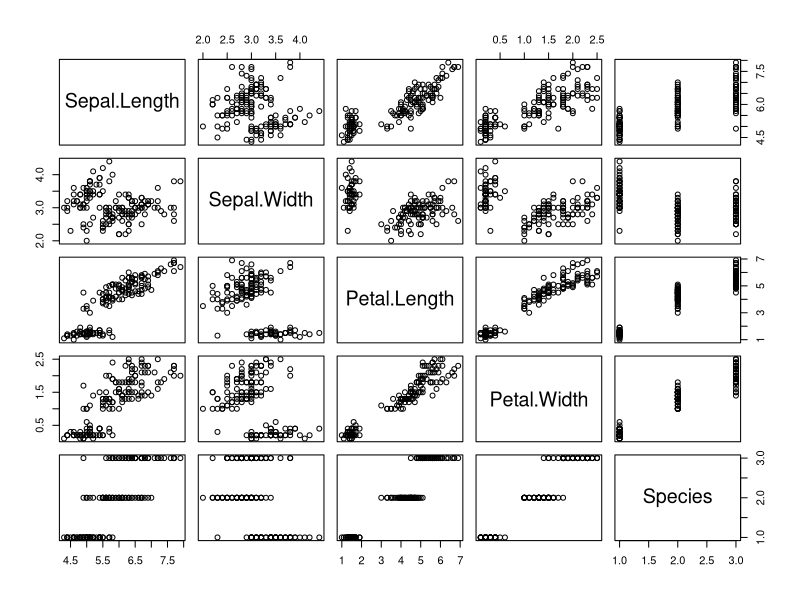
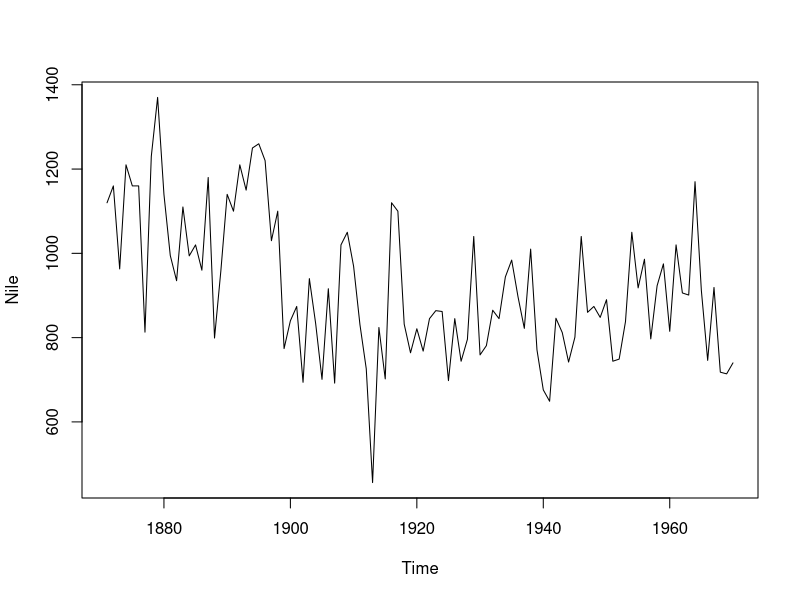
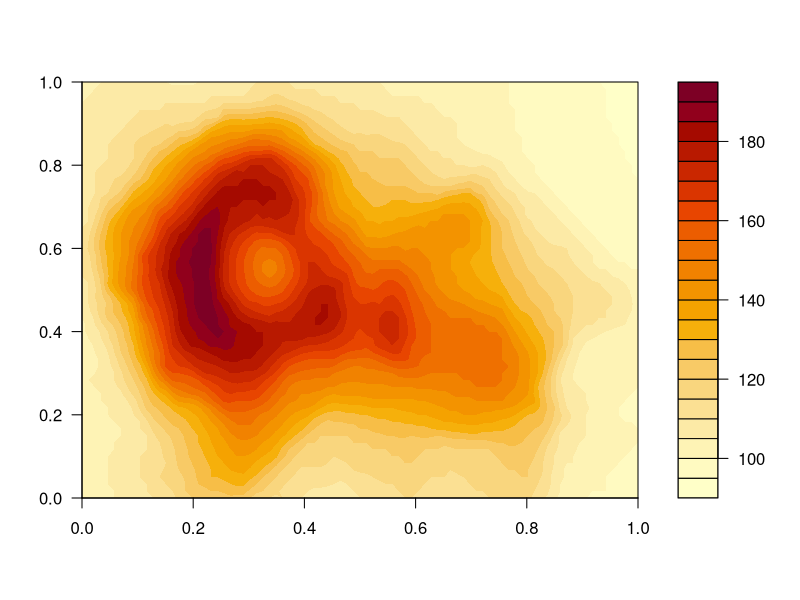
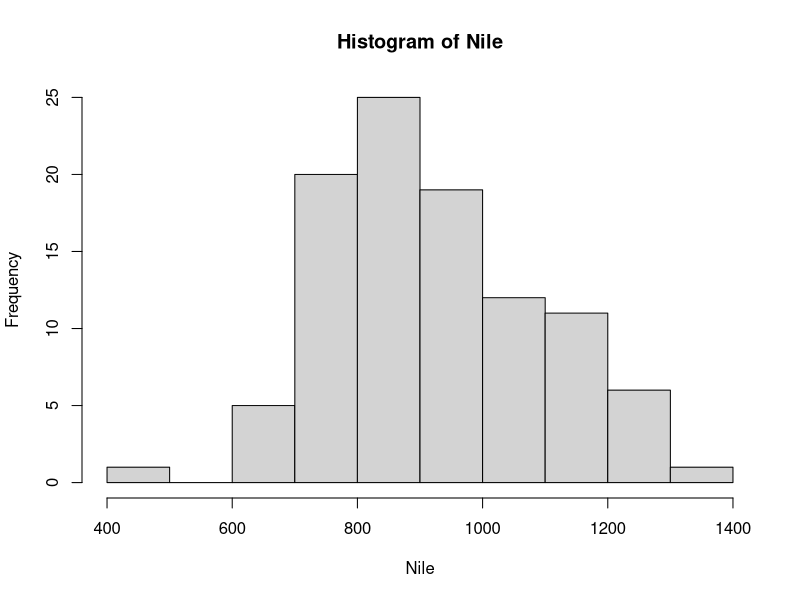
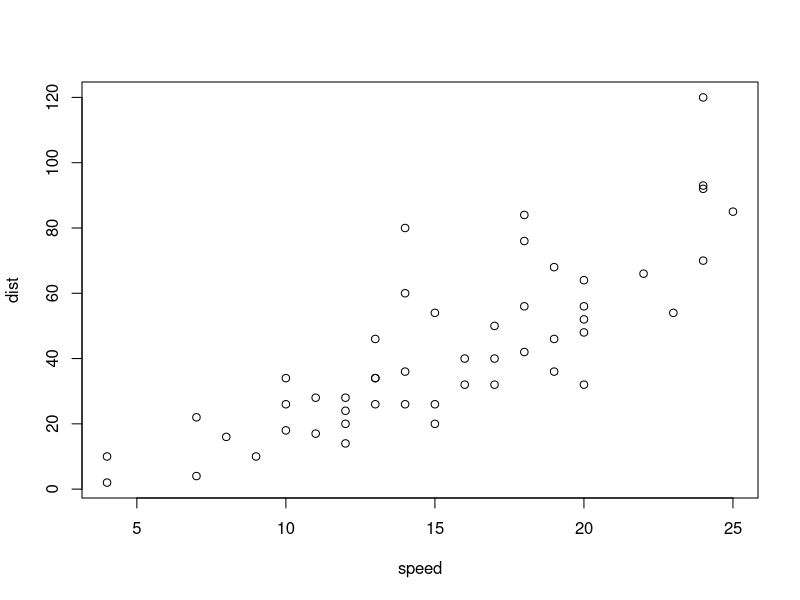
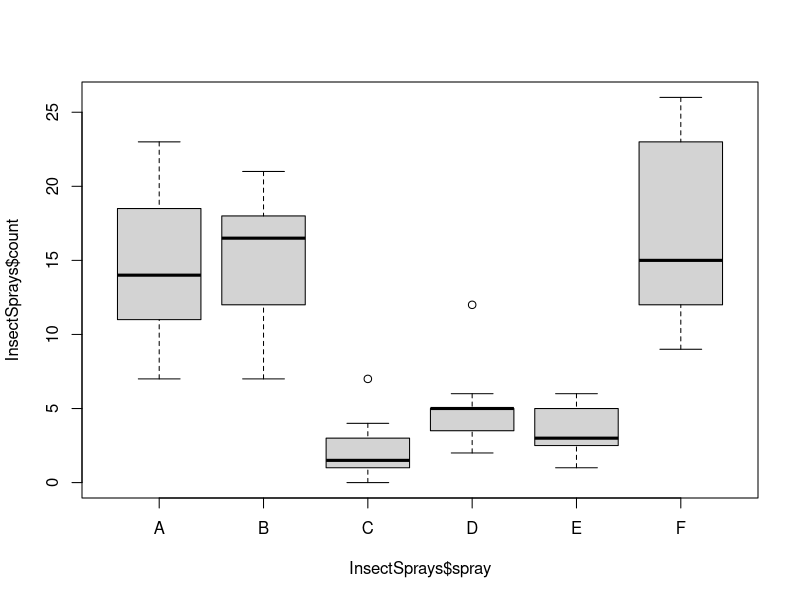

Here is the R script that generated these plots, in order:
## ---- chunk 1
plot(iris)
## ---- chunk 2
str(Nile)
head(Nile)
plot(Nile)
## ---- chunk 3
str(volcano)
head(volcano)
filled.contour(volcano)
## ---- chunk 4
?hist
hist(Nile)
## ---- chunk 5
plot(cars)
## ---- chunk 6
?InsectSprays
## ---- chunk 7
str(InsectSprays)
boxplot(InsectSprays$count ~ InsectSprays$spray)
## ---- chunk 8
num01 = 1
## ---- chunk 9
chr01 <- '10'
chr02 <- 'hello world'
chr03 <- '안녕'
## ---- chunk 10
sum(T,T,T,F,F)
## ---- chunk 11
vector01 = c(1,2,3,4,5)
vector02 = 1:10
vector03 = c('a','b','c','d')

c(1,2,3,4,5)
c(1,2,3,4,'5')
c(1,2,3,4,5.0)
## ---- chunk 12
vector01
vector01[3]
vector01[1:3]
## ---- chunk 13
vector01[c(T,F,T,F,T)]
vector01 > 3  # 조건을 만든다. 
vector01[vector01 > 3]
## ---- chunk 14
vector01
vector01 %% 2 == 0
vector01[vector01 %% 2 == 0]
## ---- chunk 15
vector02 = 1:10
vector02 %% 2
as.logical(vector02 %% 2)
vector02[as.logical(vector02 %% 2)]
vector02[vector02 %% 2 ==1]

## ---- chunk 16
score_df = data.frame(
  math = c(40, 70, 80),
  korean = c(50,60,70),
  english = c(30,40,50),
  art = c('A','A','C')
)

score_df$math
score_df$art

## ---- chunk 17
score_df$sum = score_df$math +
              score_df$korean +
              score_df$english
## ---- chunk 18
score_df$mean    <-   (score_df$sum)/3
score_df
## ---- chunk 19
score_df
#2행2열
score_df[2,2]
# 모든행,2열
score_df[,2]
# 2열, 모든행
score_df[2,]

score_df[,c(1,3)]

# 국어, 미술 열 추출 
score_df[,c('korean','art')]

#수학점수가 50이 넘는 행
score_df[score_df$math > 50, ]

